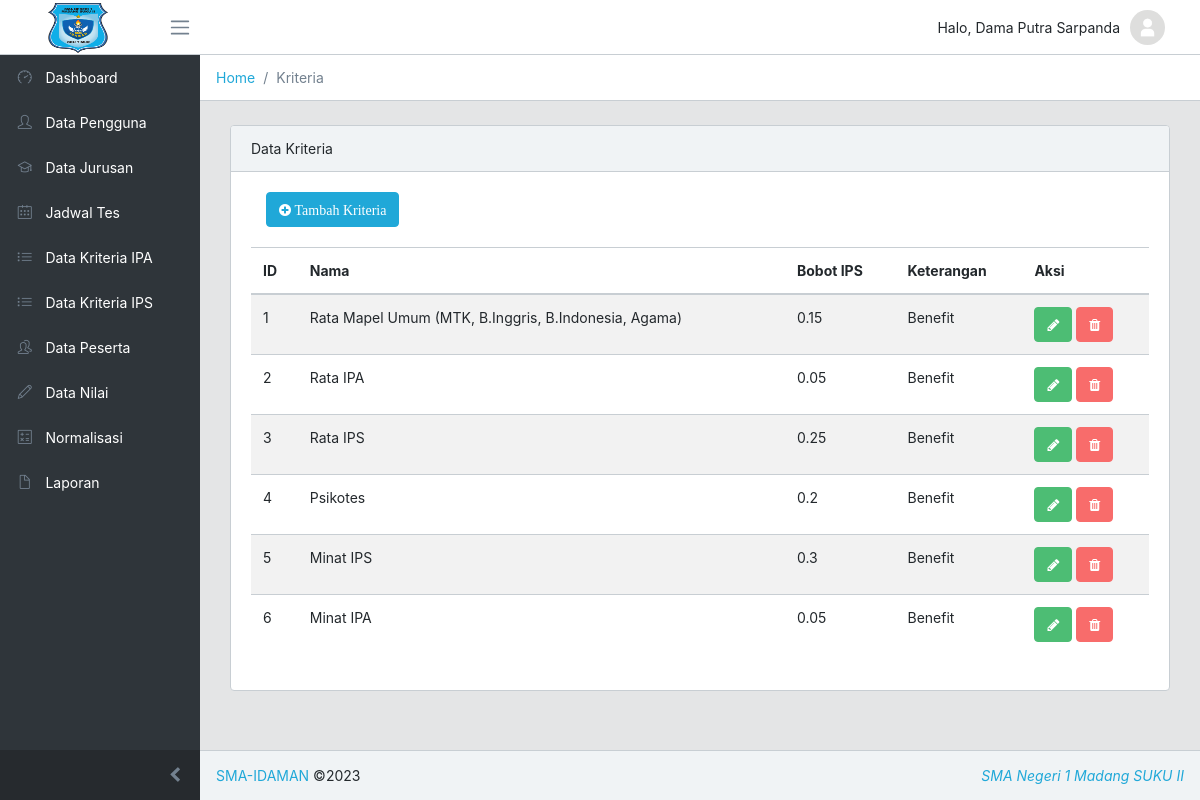
Page /admin/kriteria2/index.php (signed in) on the committed database.
### tables this page shows
CREATE TABLE `kriteria2` (
  `Id_Kriteria` int(11) NOT NULL,
  `Nama_Kriteria` varchar(100) NOT NULL,
  `Bobot` double NOT NULL,
  `Keterangan` varchar(10) NOT NULL
);

### admin/kriteria2/index.php (the view, shortened to what this page needs)
<?php
  include "../../lib/koneksi.php";
  $session_admin = $_SESSION['admin'];
  if(isset($_SESSION['admin']))
  {
    include "../template/header.php";
?>
      <main class="main">
        <ol class="breadcrumb">
          <li class="breadcrumb-item"><a href="../dashboard">Home</a></li>
          <li class="breadcrumb-item active">Kriteria</li>
        </ol>
        <div class="container-fluid">
          <div class="animated fadeIn">
            <div class="row">
              <div class="col-md-12">
                <div class="card">
                  <div class="card-header">Data Kriteria</div>
                  <div class="card-body">
                    <div class="col-6 col-sm-4 col-md mb-3 mb-xl-0">
                      <a href="insert_kriteria.php" class="btn btn-primary">
                        <i class="fa fa-plus-circle"> Tambah Kriteria</i>
                      </a>
                    </div>
                    <table class="table table-responsive-sm table-striped" style="margin-top: 20px">
                      <thead>
                        <tr>
                          <th>ID</th>
                          <th>Nama</th>
                          <th>Bobot IPS</th>
                          <th>Keterangan</th>
                          <th>Aksi</th>
                        </tr>
                      </thead>
                      <tbody>
                        <?php
                          $tampilkriteria = mysqli_query($mysqli, "SELECT * FROM kriteria2");
                          while($kriteria = mysqli_fetch_array($tampilkriteria))
                          {
                        ?>
                        <tr>
                          <td><?php echo $kriteria['Id_Kriteria']; ?></td>
                          <td><?php echo $kriteria['Nama_Kriteria']; ?></td>
                          <td><?php echo $kriteria['Bobot']; ?></td>
                          <td><?php echo $kriteria['Keterangan']; ?></td>
                          <td>
                            <a href="edit_kriteria.php?id_kriteria=<?php echo $kriteria['Id_Kriteria']; ?>">
                              <button class="btn btn-success" type="button">
                                <i class="fa fa-pencil"></i>
                              </button>
                            </a>
                            <a href="delete_kriteria.php?id_kriteria=<?php echo $kriteria['Id_Kriteria']; ?>" onClick="return confirm('Anda yakin ingin menghapus data ini?')" class="btn btn-danger">
                                <i class="fa fa-trash"></i>
                            </a>
                          </td>
                        </tr>
                        <?php
                          }
                        ?>
                      </tbody>
                    </table>
                  </div>
                </div>
              </div>
            </div>
          </div>
        </div>
      </main>
<?php
    include "../template/footer.php";
  }
  else
  {
    header("location: ../login/");
  }
?>

### admin/template/header.php (shortened to what this page needs)
<!DOCTYPE html>
<html lang="en">
  <head>
    <link href="../asset/vendors/@coreui/icons/css/coreui-icons.min.css" rel="stylesheet">
    <link href="../asset/vendors/flag-icon-css/css/flag-icon.min.css" rel="stylesheet">
    <link href="../asset/vendors/font-awesome/css/font-awesome.min.css" rel="stylesheet">
    <link href="../asset/vendors/simple-line-icons/css/simple-line-icons.css" rel="stylesheet">
    <link href="../asset/css/style.css" rel="stylesheet">
    <link href="../asset/css/custom.css" rel="stylesheet">
    <link href="../asset/vendors/pace-progress/css/pace.min.css" rel="stylesheet">
  </head>
  <body class="app header-fixed sidebar-fixed aside-menu-fixed sidebar-lg-show">
    <header class="app-header navbar">
      <a class="navbar-brand" href="#">
        <img class="navbar-brand-full" src="../asset/img/brand/logo.png" width="60" height="50" alt="LogoSMA">
      </a>
      <button class="navbar-toggler sidebar-toggler d-md-down-none" type="button" data-toggle="sidebar-lg-show">
        <span class="navbar-toggler-icon"></span>
      </button>
      <ul class="nav navbar-nav ml-auto">
        <?php
          $tampiladmin = mysqli_query($mysqli, "SELECT * FROM admin WHERE Id_Admin = '$session_admin'");
          $adm = mysqli_fetch_assoc($tampiladmin);
        ?>
        <li class="nav-item d-md-down-none nama_admin">
          Halo, <?php echo $adm['Nama']; ?>
        </li>
        <li class="nav-item dropdown" style="margin-right: 25px">
          <a class="nav-link" data-toggle="dropdown" href="#" role="button" aria-haspopup="true" aria-expanded="false">
            <img class="img-avatar" src="../asset/img/avatars/no-profile-picture.png" alt="admin@bootstrapmaster.com">
          </a>
        </li>
      </ul>
    </header>
    <div class="app-body">
      <div class="sidebar">
        <nav class="sidebar-nav">
          <ul class="nav">
            <li class="nav-item">
              <a class="nav-link" href="../dashboard">
                <i class="nav-icon icon-speedometer"></i> Dashboard
              </a>
            </li>
            <li class="nav-item">
              <a class="nav-link" href="../pengguna">
                <i class="nav-icon icon-user"></i> Data Pengguna
              </a>
            </li>
            <li class="nav-item">
              <a class="nav-link" href="../jurusan">
                <i class="nav-icon icon-graduation"></i> Data Jurusan
              </a>
            </li>
            <li class="nav-item">
              <a class="nav-link" href="../jadwal">
                <i class="nav-icon icon-calendar"></i> Jadwal Tes
              </a>
            </li>
            <li class="nav-item">
              <a class="nav-link" href="../kriteria">
                <i class="nav-icon icon-list"></i> Data Kriteria IPA
              </a>
            </li>
            <li class="nav-item">
              <a class="nav-link" href="../kriteria2">
                <i class="nav-icon icon-list"></i> Data Kriteria IPS
              </a>
            </li>
            <li class="nav-item">
              <a class="nav-link" href="../peserta">
                <i class="nav-icon icon-people"></i> Data Peserta
              </a>
            </li>
            <li class="nav-item">
              <a class="nav-link" href="../nilai">
                <i class="nav-icon icon-pencil"></i> Data Nilai
              </a>
            </li>
            <li class="nav-item">
              <a class="nav-link" href="../normalisasi">
                <i class="nav-icon icon-calculator"></i> Normalisasi
              </a>
            </li>
            <li class="nav-item">
              <a class="nav-link" href="../laporan">
                <i class="nav-icon icon-doc"></i> Laporan
              </a>
            </li>
          </ul>
        </nav>
        <button class="sidebar-minimizer brand-minimizer" type="button"></button>
      </div>

### rows in the picture
kriteria2: Id_Kriteria "1", Nama_Kriteria "Rata Mapel Umum (MTK, B.Inggris, B.Indonesia, Agama)", Bobot "0.15", Keterangan "Benefit"
kriteria2: Id_Kriteria "2", Nama_Kriteria "Rata IPA", Bobot "0.05", Keterangan "Benefit"
kriteria2: Id_Kriteria "3", Nama_Kriteria "Rata IPS", Bobot "0.25", Keterangan "Benefit"
kriteria2: Id_Kriteria "4", Nama_Kriteria "Psikotes", Bobot "0.2", Keterangan "Benefit"
kriteria2: Id_Kriteria "5", Nama_Kriteria "Minat IPS", Bobot "0.3", Keterangan "Benefit"
kriteria2: Id_Kriteria "6", Nama_Kriteria "Minat IPA", Bobot "0.05", Keterangan "Benefit"

### other values in the picture
$adm['Nama'] "Dama Putra Sarpanda"
